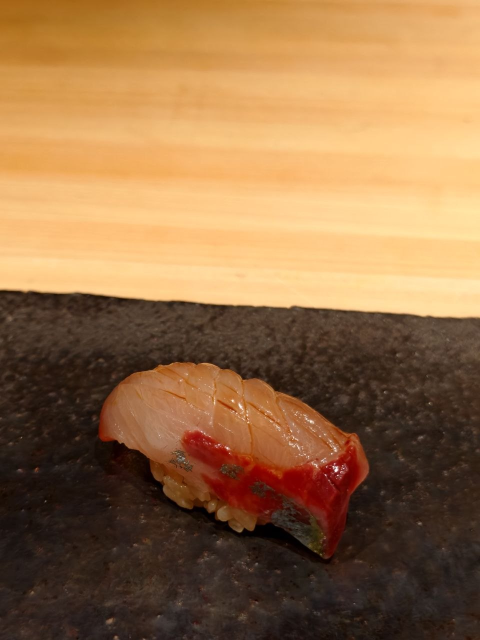
#> input picture images/dish/aji.jpg, 960 x 1280 px, found by its file name (shown at 1/2 size)
$ python apply_framing.py
#> lines starting #> are read from the running program, lines starting #| are printed output that depends on the picture; after the words box and inside, x2 and y2 are one past the last pixel; in counts of white or black regions, pixels touching at a corner belong together
### normalize_photos.py
#!/usr/bin/env python3
"""Normalise the dish photos: consistent exposure/colour + consistent sushi scale.

Stage 1 (safe, automatic): match every photo's Lab median + a/b to the set
median, with a limited strength so the warm counter ambience survives.

Stage 2 (needs a subject box): crop to 3:4 around the sushi so the piece fills
a fixed share of the frame.  The box comes from scipy-based blob detection and
is validated visually before anything is written.
"""
import json, os
import numpy as np
from PIL import Image
from scipy import ndimage

DISH = "/opt/data/omakase-guide/images/dish"
OUT = "/opt/data/omakase-guide/images/dish/norm"
SRC_MANIFEST = "/opt/data/omakase-guide/journal.json"


# ---------- colour ----------
# [55 lines left out: functions srgb_to_lab, lab_to_srgb, stats, _centre_stats, not called in this run]


def stats(path, size=256):
    return _centre_stats(path, size)


# [44 lines left out: function normalise_image, not called in this run]


# ---------- subject ----------
def subject_box(path, n=200):
    """In-focus subject box.

    These are counter shots with shallow depth of field: the nigiri is the only
    sharp thing in frame, the plate/wood fall off into bokeh. So high-frequency
    energy is a far better cue than colour saliency (which mis-fired badly).
    """
    im = Image.open(path).convert("RGB")
    W, H = im.size
    small = im.resize((int(n * 0.75), n), Image.LANCZOS)
    arr = np.asarray(small.convert("L"), dtype=np.float32) / 255.0

    blur = ndimage.gaussian_filter(arr, 2.0)
    hp = np.abs(arr - blur)                       # high-frequency energy
    energy = ndimage.gaussian_filter(hp, 6.0)     # pool it into a smooth map
    energy = energy / (energy.max() + 1e-8)

    h, w = energy.shape
    yy, xx = np.mgrid[0:h, 0:w]
    prior = np.exp(-(((yy - h / 2) / (h * 0.55)) ** 2 + ((xx - w / 2) / (w * 0.55)) ** 2))
    sc = energy * (0.45 + 0.55 * prior)

    thr = np.percentile(sc, 85)
    mask = sc >= thr
    mask = ndimage.binary_opening(mask, np.ones((3, 3)))
    mask = ndimage.binary_closing(mask, np.ones((7, 7)))
    lab, nlab = ndimage.label(mask)
    if nlab == 0:
        return None
    sizes = ndimage.sum(mask, lab, range(1, nlab + 1))
    k = int(np.argmax(sizes)) + 1
    blob = lab == k
    ys, xs = np.nonzero(blob)
    if len(xs) < 50:
        return None
    x0, x1 = xs.min() / w, (xs.max() + 1) / w
    y0, y1 = ys.min() / h, (ys.max() + 1) / h
    return dict(x0=float(x0), x1=float(x1), y0=float(y0), y1=float(y1),
                w=float(x1 - x0), h=float(y1 - y0), area=float(sizes[k - 1] / (w * h)))


# [17 lines left out: function main, not called in this run]


# [2 lines that do not run on import are left out]

### apply_framing.py
#!/usr/bin/env python3
"""Apply consistent framing + exposure to the live dish photos.

Framing: crop a 3:4 window around the sushi so every piece occupies the same
share of the frame (SUBJECT_H). Boxes come from in-focus detection where it was
verified good, plus hand-checked overrides for the ones detection missed.

Exposure: after cropping, match the subject region's median Lab L / a / b to the
set median, so the food reads equally bright across cards.
"""
import json, os, shutil
import numpy as np
from PIL import Image
import normalize_photos as N

DISH = "/opt/data/omakase-guide/images/dish"
BACKUP = "/opt/data/omakase-backups/dish_orig/pre_norm"
SUBJECT_H = 0.55          # subject height as a share of the crop height
OUT_W, OUT_H = 960, 1280

# boxes the automatic detector got wrong — read off the photos by eye
OVERRIDE = {
    "akagai.jpg":    (0.25, 0.53, 0.88, 0.80),
    "aoriika.jpg":   (0.24, 0.375, 0.74, 0.735),
    "hirame.jpg":    (0.227, 0.548, 0.838, 0.803),
    "hokkigai.jpg":  (0.215, 0.535, 0.773, 0.802),
    "iwashi.jpg":    (0.255, 0.30, 0.64, 0.605),
    "kamasu.jpg":    (0.225, 0.355, 0.84, 0.605),
    "kinmedai.jpg":  (0.19, 0.495, 0.68, 0.815),
    "madai.jpg":     (0.265, 0.485, 0.61, 0.675),
    "shiraebi.jpg":  (0.33, 0.30, 0.72, 0.49),
    "sumiika.jpg":   (0.25, 0.42, 0.74, 0.73),
    "tokishirazu.jpg": (0.20, 0.41, 0.92, 0.75),
    "zuke.jpg":      (0.30, 0.42, 0.67, 0.66),
}


def box_for(f, path):
    if f in OVERRIDE:
        x0, y0, x1, y1 = OVERRIDE[f]
        return dict(x0=x0, x1=x1, y0=y0, y1=y1)
    b = N.subject_box(path)
    if not b:
        return dict(x0=0.15, x1=0.85, y0=0.25, y1=0.75)
    return b


def crop_around(im, b):
    W, H = im.size
    bh = (b["y1"] - b["y0"]) * H
    bw = (b["x1"] - b["x0"]) * W
    # window sized so the subject fills SUBJECT_H of the height (or width)
    ch = max(bh / SUBJECT_H, bw / (SUBJECT_H * 0.75), 1.0)
    ch = min(ch, H, W / 0.75)
    cw = ch * 0.75
    cx = (b["x0"] + b["x1"]) / 2 * W
    cy = (b["y0"] + b["y1"]) / 2 * H
    x0 = cx - cw / 2
    y0 = cy - ch / 2
    x0 = min(max(x0, 0), W - cw)
    y0 = min(max(y0, 0), H - ch)
    return im.crop((int(round(x0)), int(round(y0)),
                    int(round(x0 + cw)), int(round(y0 + ch)))).resize((OUT_W, OUT_H), Image.LANCZOS)


def main():
    jr = json.load(open("/opt/data/omakase-guide/journal.json"))
#> (reads journal.json from the repository)
    live = sorted({os.path.basename(e["photo"]) for e in jr if e.get("photo")})
    os.makedirs(BACKUP, exist_ok=True)
    tmp = "/opt/data/omakase-backups/dish_work"
    os.makedirs(tmp, exist_ok=True)

    # 1) crop
    print(f"{'file':22s} {'box source':10s} subject share")
    for f in live:
        p = os.path.join(DISH, f)
        im = Image.open(p).convert("RGB")
#> im is the input picture: PIL image 960x1280 RGB; mean R, G, B 150.5, 111.3, 71.7
        b = box_for(f, p)
#> in subject_box, `blur = ndimage.gaussian_filter(arr, 2.0)`:
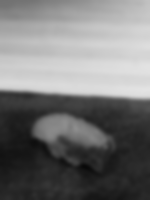
#> blur: shape (200, 150) float32; min 0.036, max 0.893, mean 0.465
#> in subject_box, `hp = np.abs(arr - blur)`:
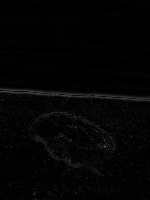
#> hp: shape (200, 150) float32; min 2.98e-07, max 0.408, mean 0.0174
#> in subject_box, `energy = ndimage.gaussian_filter(hp, 6.0)`:
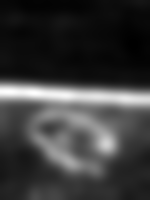
#> energy: shape (200, 150) float32; min 0.00326, max 0.0641, mean 0.0174; drawn with min black and max white
#> in subject_box, `sc = energy * (0.45 + 0.55 * prior)`:
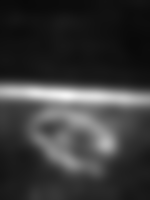
#> sc: shape (200, 150) float64; min 0.036, max 0.958, mean 0.225
#> in subject_box, `thr = np.percentile(sc, 85)`: thr = 0.466
#> in subject_box, `mask = sc >= thr`:
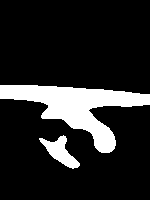
#> mask: shape (200, 150) bool; 15% white; 2 white regions, box (x1, y1, x2, y2) and area: (0, 85, 150, 153) 3920, (39, 135, 80, 169) 580
#> in subject_box, `mask = ndimage.binary_opening(mask, np.ones((3, 3)))`: mask: shape (200, 150) bool; 15% white; 2 white regions, box (x1, y1, x2, y2) and area: (0, 85, 150, 153) 3920, (40, 136, 80, 168) 575
#> in subject_box, `mask = ndimage.binary_closing(mask, np.ones((7, 7)))`: mask: shape (200, 150) bool; 14.9% white; 2 white regions, box (x1, y1, x2, y2) and area: (3, 85, 147, 153) 3872, (40, 136, 80, 168) 585
#> in subject_box, `lab, nlab = ndimage.label(mask)`:
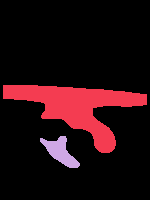
#> lab: shape (200, 150) int32; 3 distinct labels, from 0 to 2; one colour per label, 0 black
#> in subject_box, `lab, nlab = ndimage.label(mask)`: nlab = 2
#> in subject_box, `sizes = ndimage.sum(mask, lab, range(1, nlab + 1))`: sizes = [3872, 585]
#> in subject_box, `k = int(np.argmax(sizes)) + 1`: k = 1
#> in subject_box, `blob = lab == k`:
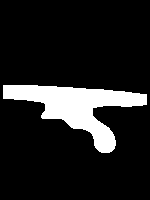
#> blob: shape (200, 150) bool; 12.9% white; 1 white region, box (x1, y1, x2, y2) and area: (3, 85, 147, 153) 3872
#> in subject_box, `ys, xs = np.nonzero(blob)`: ys = 3872 values from 85 to 152; xs = 3872 values, max 146 at index 984, min 3 at index 0, mean 77.13
#> in subject_box, `x0, x1 = xs.min() / w, (xs.max() + 1) / w`: x0 = 0.02; x1 = 0.98
#> in subject_box, `y0, y1 = ys.min() / h, (ys.max() + 1) / h`: y0 = 0.425; y1 = 0.765
#> in box_for, `b = N.subject_box(path)`: b = {'x0': 0.02, 'x1': 0.98, 'y0': 0.425, 'y1': 0.765, 'w': 0.96, 'h': 0.34, 'area': 0.129}
        out = crop_around(im, b)
#> in crop_around, `bh = (b["y1"] - b["y0"]) * H`: bh = 435.2
#> in crop_around, `bw = (b["x1"] - b["x0"]) * W`: bw = 921.6
#> in crop_around, `ch = max(bh / SUBJECT_H, bw / (SUBJECT_H * 0.75), 1.0)`: ch = 2234.2
#> in crop_around, `ch = min(ch, H, W / 0.75)`: ch = 1280
#> in crop_around, `cw = ch * 0.75`: cw = 960
#> in crop_around, `cx = (b["x0"] + b["x1"]) / 2 * W`: cx = 480
#> in crop_around, `cy = (b["y0"] + b["y1"]) / 2 * H`: cy = 761.6
#> in crop_around, `x0 = cx - cw / 2`: x0 = 0
#> in crop_around, `y0 = cy - ch / 2`: y0 = 121.6
#> in crop_around, `y0 = min(max(y0, 0), H - ch)`: y0 = 0
        out.save(os.path.join(tmp, f), quality=95)
        print(f"{f:22s} {'manual' if f in OVERRIDE else 'auto':10s} h={(b['y1']-b['y0']):.2f}")
#| aji.jpg                auto       h=0.34

    # 2) exposure target from the cropped subject region (centre is the subject now)
    st = {f: N._centre_stats(os.path.join(tmp, f)) for f in live}
    tgt = {k: float(np.median([v[k] for v in st.values()])) for k in ("L", "a", "b")}
    print(f"\ntarget L={tgt['L']:.1f} a={tgt['a']:.1f} b={tgt['b']:.1f}")
    print("before:", {f[:-4]: round(st[f]['L'], 1) for f in live})

    for f in live:
        shutil.copy(os.path.join(DISH, f), os.path.join(BACKUP, f))
        norm = N.normalise_image(os.path.join(tmp, f), tgt)
        norm.save(os.path.join(DISH, f), quality=93)
    after = {f: N._centre_stats(os.path.join(DISH, f)) for f in live}
    print("after :", {f[:-4]: round(after[f]['L'], 1) for f in live})
    ls = sorted(after[f]["L"] for f in live)
    print(f"\nafter L spread: min {ls[0]:.1f} median {ls[len(ls)//2]:.1f} max {ls[-1]:.1f}")


if __name__ == "__main__":
#> (the run stopped early here; a loop or call above may not have finished)
